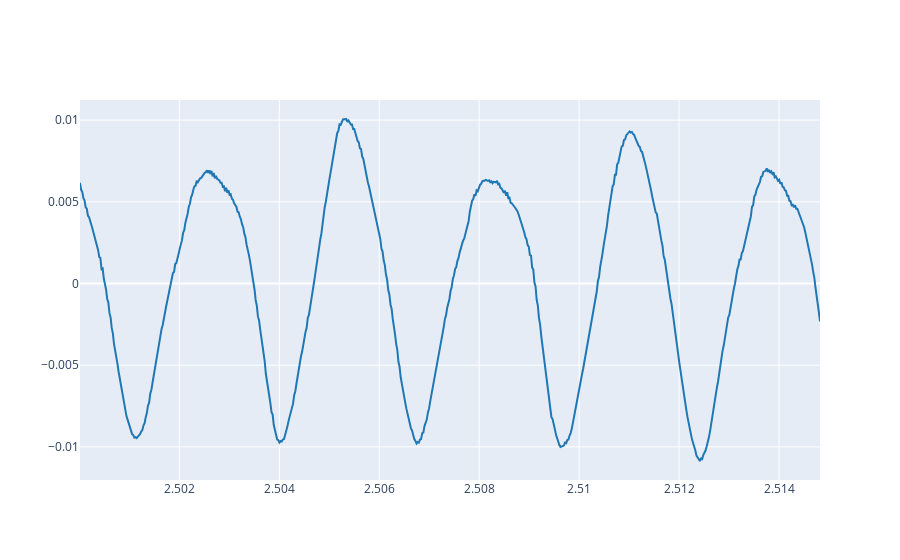

Notebook code for this chart:
### Markdown cell above
3.1. Load your reference audio signal and plot some periods (5-10) where the amplitude is stable. For instance see Ex. 2.3 from Lab 1.

### Code cell
# Write the code here
ref,fs = load_audio('audio/audio.wav')
start = 2.5
end = start + 5 * (1/f0)
# Ensure start/end are within the signal duration
end = min(end, len(ref)/fs)
plot_signals(ref,fs, t_start=start, t_end=end)

### Figure 1 — Plotly figure (JSON) as saved in the notebook; plotly's stock layout.template omitted (floating-point values rounded to 4 significant figures; data arrays with more than 128 entries replaced by an {"elided": "..."} marker saying what was removed)
{"data": [{"line": {"color": "#1f77b4", "shape": "linear"}, "mode": "lines", "name": "audio signal 0", "type": "scatter", "x": {"elided": "654 float values"}, "y": {"elided": "654 float values"}}], "layout": {}}
